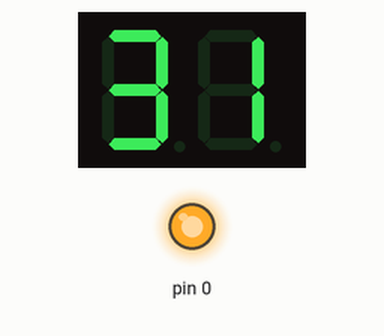
A sketch run on a simulated Arduino Mega 2560, built with avr-gcc and run on an emulated ATmega2560. On the bench: 2-digit seven-segment display, output pins drawn as LEDs (lit = HIGH). Wiring (inferred from the names in the program): 2-digit 7-segment display, segments lit when LOW: segments pin 22, pin 23, pin 24, pin 25, pin 26, pin 27, pin 28, A0, A1, A2, A3, A4, A5, A6, A7. The segment pins are drawn as the display they are named for; pins used as bus, display or sensor lines are not drawn.

Above: at 0.1 s.
At 9.1 s:
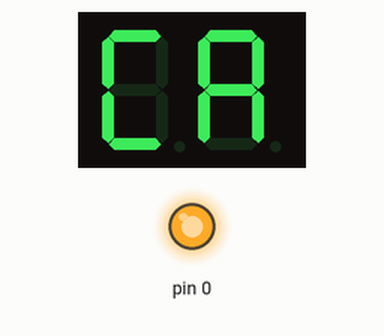
At 11.1 s:
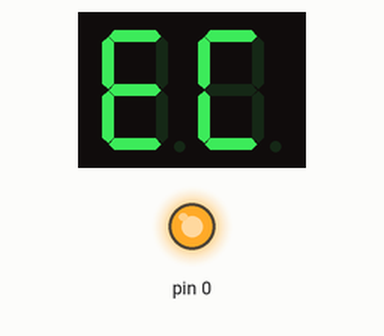
At 14.1 s:
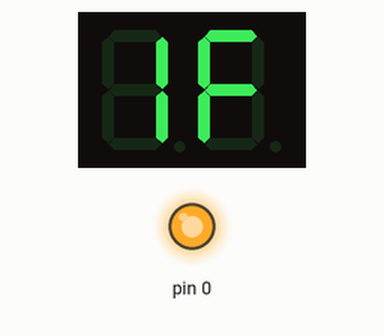
At 26.1 s:
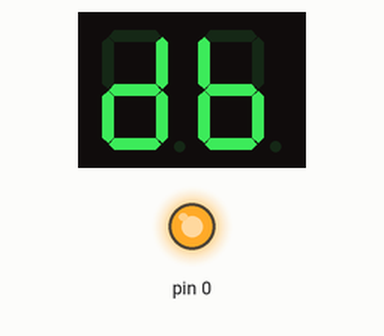
At 39.1 s:
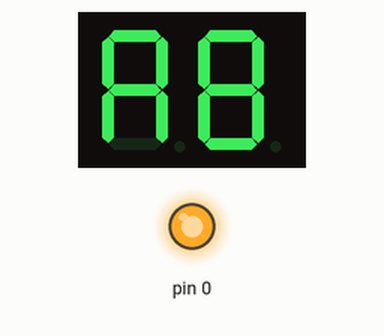

Measured:
- what the display in image 1 shows lasts 1.0 s, from 9.0 s to 10.0 s

The sketch:

timer_uno_tres.ino
```cpp
// Display 7 segmentos → Salidas (ánodo común)
const uint8_t displayPins_timer1[8] = {A0, A1, A2, A3, A4, A5, A6, A7};
const uint8_t displayPins_timer3[8] = {22, 23, 24, 25, 26, 27, 28};
volatile int contador_1 = 0;
volatile int contador_3 = 2;

// Tabla de segmentos (ánodo común)
const byte tabla7seg[16] = {
  0x3F, 0x06, 0x5B, 0x4F, 0x66, 0x6D, 0x7D, 0x07,
  0x7F, 0x6F, 0x77, 0x7C, 0x39, 0x5E, 0x79, 0x71
};

// Mostrar número en displays
void mostrarEnDisplay_timer1(byte valor) {
  byte salida = tabla7seg[valor];
  for (int i = 0; i < 8; i++) {
    bool estado = !((salida >> i) & 0x01);   // Invertir para ánodo común (LOW en segmento encendido)
    digitalWrite(displayPins_timer1[i], estado ? HIGH : LOW);
  }
}

void mostrarEnDisplay_timer3(byte valor) {
  byte salida = tabla7seg[valor];
  for (int i = 0; i < 8; i++) {
    bool estado = !((salida >> i) & 0x01);   // Invertir para ánodo común (LOW en segmento encendido)
    digitalWrite(displayPins_timer3[i], estado ? HIGH : LOW);
  }
}

void setup() {
  // Configurar pines de display
  for (int i = 0; i < 8; i++) {
    pinMode(displayPins_timer1[i], OUTPUT);
    digitalWrite(displayPins_timer1[i], HIGH); // Apagar segmentos al comenzar

    pinMode(displayPins_timer3[i], OUTPUT);
    digitalWrite(displayPins_timer3[i], HIGH); // Apagar segmentos al comenzar
  }

  // ***** CONFIGURACION DEL TIMER1 *****
  TCCR1A = TCCR1B = 0;                  // Eliminar cualquier configuracion previa del TIMER1
  TCCR1B |= (1 << WGM12) | (1 << CS12); // 1<<WGM12 modo CTC (comparación) - (1<<CS12) Preescaler de 256
  TCNT1 = 0;                            // Valor inicial del timer
  OCR1A = 62500;                        // Valor limite del contador; 62500 para 1 segundo
  TIMSK1 |= (1 << OCIE1A);              // habilitar interrupción por comparación para TIMER1; cuando se iguale a OCR1A, se activa interrupcion

  // ***** CONFIGURACION DEL TIMER3 *****
  TCCR3A = TCCR3B = 0;
  TCCR3B |= (1 << WGM32) | (1 << CS32);
  TCNT3 = 0;
  OCR3A = 62500;
  TIMSK3 |= (1 << OCIE3A);

  sei();
}

void loop() {
  mostrarEnDisplay_timer1(contador_1);
  mostrarEnDisplay_timer3(contador_3);
}

ISR(TIMER1_COMPA_vect) {
  contador_1 = (contador_1 + 1) % 16;  // Contador de 0 a 15
}

ISR(TIMER3_COMPA_vect) {
  contador_3 = (contador_3 + 1) % 16;  // Contador de 0 a 15
}
```
